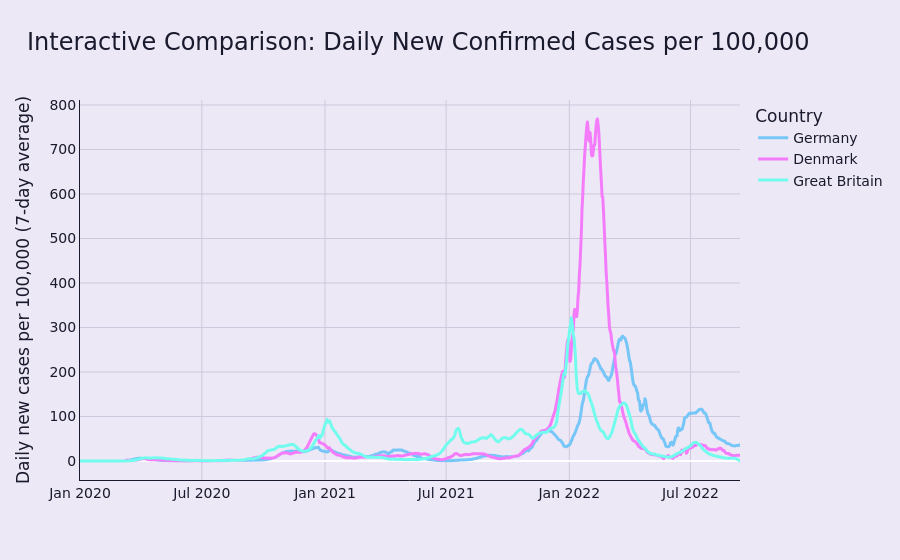

The cell this chart's notebook holds for it:
### Markdown cell above
## Interactive comparison: daily new confirmed cases per 100,000 over time

This interactive figure allows the user to:

- zoom into specific periods,
- toggle countries on and off,
- and inspect exact values by hovering.

The chart shows the **7-day average of daily new confirmed cases per 100,000 inhabitants**, which makes the comparison more meaningful across countries of different population sizes.

This interactive view is especially useful for exploring the timing, duration, and relative size of different waves in Denmark, Germany, and Great Britain.

### Code cell
# Prepare plotted data for interactive figure
interactive_cases_df = epi_compare[
    ["date", "location_key", "country", "new_confirmed_per_100k_7d"]
].copy()

# Save plotted data as CSV
save_plot_data(
    interactive_cases_df,
    "interactive_daily_new_confirmed_cases_per_100k_7day_avg.csv"
)

# Create interactive figure
fig = px.line(
    interactive_cases_df,
    x="date",
    y="new_confirmed_per_100k_7d",
    color="country",
    color_discrete_map={
        "Denmark": DENMARK,
        "Germany": GERMANY,
        "Great Britain": UK,
    },
    title="Interactive Comparison: Daily New Confirmed Cases per 100,000",
)

fig.update_traces(
    line=dict(width=3),
    hovertemplate=(
        "<b>%{fullData.name}</b><br>"
        "Date: %{x|%Y-%m-%d}<br>"
        "Daily new cases per 100,000 (7-day avg): %{y:.2f}<extra></extra>"
    )
)

fig.update_layout(
    paper_bgcolor=BG,
    plot_bgcolor=BG,
    font=dict(
        family="Aptos, DejaVu Sans, Arial, sans-serif",
        color=TEXT,
        size=14
    ),
    title=dict(
        text="Interactive Comparison: Daily New Confirmed Cases per 100,000",
        font=dict(size=24, color=TEXT),
        x=0.03,
        xanchor="left"
    ),
    xaxis_title="",
    yaxis_title="Daily new cases per 100,000 (7-day average)",
    legend_title="Country",
    hovermode="x unified"
)

fig.update_xaxes(
    showgrid=True,
    gridcolor=GRID,
    linecolor=TEXT,
    tickcolor=TEXT
)

fig.update_yaxes(
    showgrid=True,
    gridcolor=GRID,
    linecolor=TEXT,
    tickcolor=TEXT
)


# Display in notebook
fig.show()

### Figure 1 — Plotly figure (JSON) as saved in the notebook; plotly's stock layout.template omitted (floating-point values rounded to 4 significant figures; data arrays with more than 128 entries replaced by an {"elided": "..."} marker saying what was removed)
{"data": [{"hovertemplate": "<b>%{fullData.name}</b><br>Date: %{x|%Y-%m-%d}<br>Daily new cases per 100,000 (7-day avg): %{y:.2f}<extra></extra>", "legendgroup": "Germany", "line": {"color": "#76C6F8", "dash": "solid", "width": 3}, "marker": {"symbol": "circle"}, "mode": "lines", "name": "Germany", "showlegend": true, "type": "scattergl", "x": {"elided": "987 str values"}, "xaxis": "x", "y": {"elided": "987 float values"}, "yaxis": "y"}, {"hovertemplate": "<b>%{fullData.name}</b><br>Date: %{x|%Y-%m-%d}<br>Daily new cases per 100,000 (7-day avg): %{y:.2f}<extra></extra>", "legendgroup": "Denmark", "line": {"color": "#F47CFB", "dash": "solid", "width": 3}, "marker": {"symbol": "circle"}, "mode": "lines", "name": "Denmark", "showlegend": true, "type": "scattergl", "x": {"elided": "987 str values"}, "xaxis": "x", "y": {"elided": "987 float values"}, "yaxis": "y"}, {"hovertemplate": "<b>%{fullData.name}</b><br>Date: %{x|%Y-%m-%d}<br>Daily new cases per 100,000 (7-day avg): %{y:.2f}<extra></extra>", "legendgroup": "Great Britain", "line": {"color": "#72FCEE", "dash": "solid", "width": 3}, "marker": {"symbol": "circle"}, "mode": "lines", "name": "Great Britain", "showlegend": true, "type": "scattergl", "x": {"elided": "987 str values"}, "xaxis": "x", "y": {"elided": "987 float values"}, "yaxis": "y"}], "layout": {"font": {"color": "#1A1A2E", "family": "Aptos, DejaVu Sans, Arial, sans-serif", "size": 14}, "hovermode": "x unified", "legend": {"title": {"text": "Country"}, "tracegroupgap": 0}, "paper_bgcolor": "#EDE8F5", "plot_bgcolor": "#EDE8F5", "title": {"font": {"color": "#1A1A2E", "size": 24}, "text": "Interactive Comparison: Daily New Confirmed Cases per 100,000", "x": 0.03, "xanchor": "left"}, "xaxis": {"anchor": "y", "domain": [0, 1], "gridcolor": "#CFC7DD", "linecolor": "#1A1A2E", "showgrid": true, "tickcolor": "#1A1A2E", "title": {"text": ""}}, "yaxis": {"anchor": "x", "domain": [0, 1], "gridcolor": "#CFC7DD", "linecolor": "#1A1A2E", "showgrid": true, "tickcolor": "#1A1A2E", "title": {"text": "Daily new cases per 100,000 (7-day average)"}}}}
